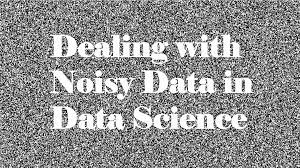
#> input picture phase_2/week_2/OCR/download.jfif, 300 x 168 px, found by its file name
$ jupyter execute --allow-errors OCR.ipynb
#> lines starting #> are read from the running program, lines starting #| are printed output that depends on the picture
[cell 1]
from PIL import Image
from pytesseract import pytesseract

path_to_tesseract = r"C:\Program Files\Tesseract-OCR\tesseract.exe"
path_A = r"E:\hacktiv8\ftds009\tugas\phase_2\OCR\A.png"
path_B = r"E:\hacktiv8\ftds009\tugas\phase_2\OCR\B.png"
path_noise = r"E:\hacktiv8\ftds009\tugas\phase_2\OCR\download.jfif"

[cell 2]
noise = Image.open(path_noise)
#> noise is the input picture: PIL image 300x168 RGB; min 0, max 255, mean 146.6

[cell 3]
display(noise)

[cell 4]
pytesseract.image_to_string(noise)
#> (this line was passed over: pytesseract is not available in this run)

[cell 5]
from PIL import Image
from pytesseract import pytesseract
pytesseract.tesseract_cmd = path_to_tesseract

img_A = Image.open(path_A)
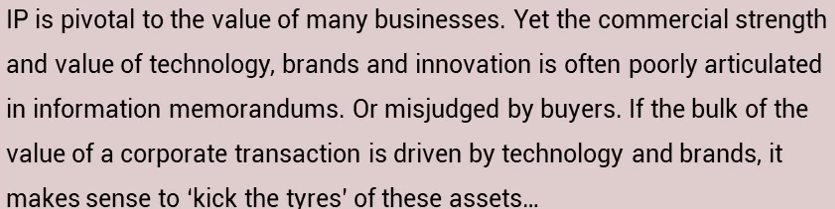
#> input picture phase_2/week_2/OCR/A.png, 835 x 209 px, found by its file name
#> img_A is the input picture: PIL image 835x209 RGBA; mean R, G, B, A 198.9, 181.9, 182.6, 255
display(img_A)

[cell 6]
print(pytesseract.image_to_string('A.png'))
#> (this line was passed over: pytesseract is not available in this run)

#> (a cell that did not finish here is left out)

[cell 8]
import os
os.path.split(os.path.split(path_A)[0])[1]

#> (a cell that did not finish here is left out)

[cell 10]
img_B = Image.open(path_B)
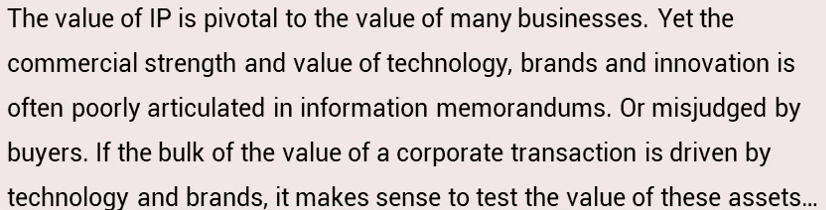
#> input picture phase_2/week_2/OCR/B.png, 826 x 210 px, found by its file name
#> img_B is the input picture: PIL image 826x210 RGBA; mean R, G, B, A 212.9, 204.9, 204.1, 255
display(img_B)
pytesseract.tesseract_cmd = path_to_tesseract
#> (the rest of this cell did not finish here and is left out)
